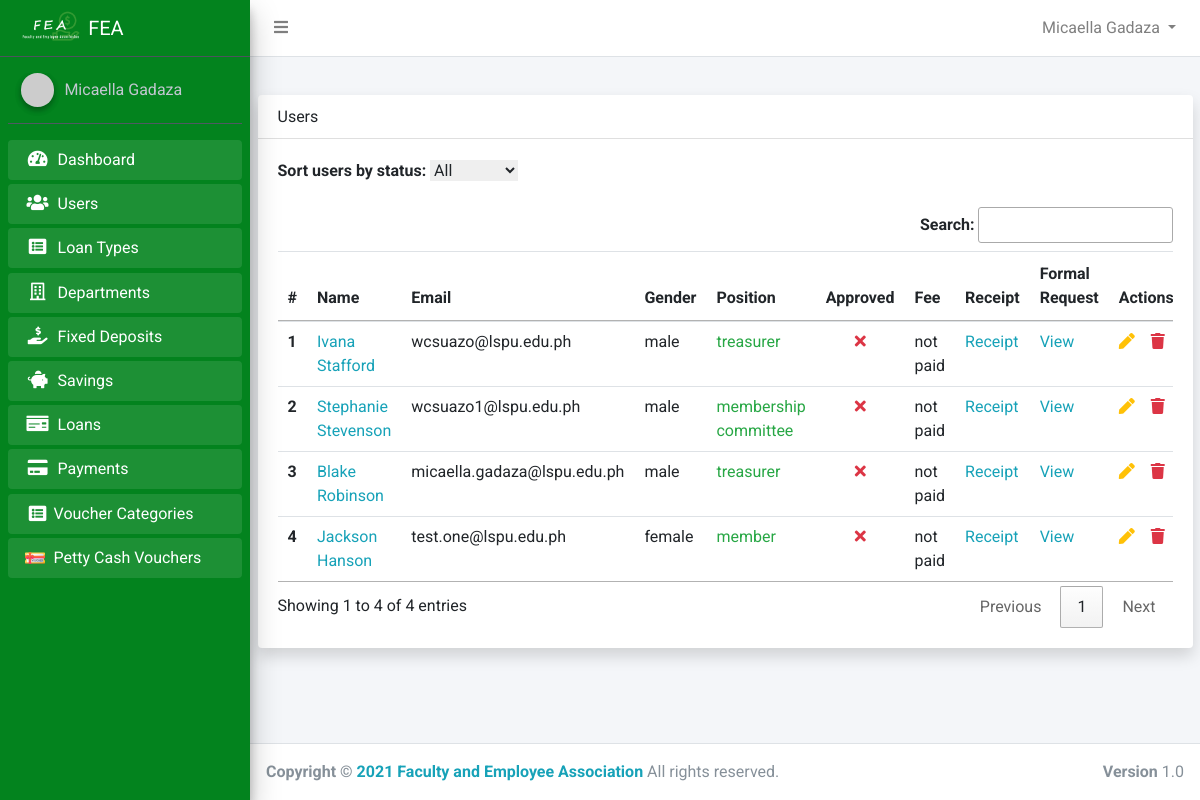
Screenshot of /admin/pending_memberships.php (signed in) with the database file from the repository.
### tables this page shows
CREATE TABLE `users` (
  `id` int(11) NOT NULL,
  `account_number` varchar(50) NOT NULL,
  `firstname` varchar(50) NOT NULL,
  `middlename` varchar(50) NOT NULL,
  `lastname` varchar(50) NOT NULL,
  `home_address` varchar(255) NOT NULL,
  `permanent_address` varchar(255) NOT NULL,
  `gender` varchar(50) NOT NULL,
  `birth_date` varchar(255) DEFAULT NULL,
  `contact_number` varchar(50) NOT NULL,
  `email` varchar(50) NOT NULL,
  `password` varchar(50) NOT NULL,
  `position_id` int(11) DEFAULT NULL,
  `sg` int(11) NOT NULL,
  `employment_status` varchar(50) NOT NULL,
  `department_id` int(11) NOT NULL,
  `name_of_spouse` varchar(100) NOT NULL,
  `fathers_name` varchar(100) NOT NULL,
  `mothers_maiden_name` varchar(50) NOT NULL,
  `beneficiary` varchar(255) NOT NULL,
  `paid_membership` tinyint(1) NOT NULL DEFAULT 0,
  `active` tinyint(1) NOT NULL DEFAULT 0,
  `reason1` text DEFAULT NULL,
  `reason2` text DEFAULT NULL,
  `reason3` text DEFAULT NULL,
  `approved_by_m1` int(11) DEFAULT NULL,
  `approved_by_m2` int(11) DEFAULT NULL,
  `approved_by_m3` int(11) DEFAULT NULL,
  `approved_by_president` tinyint(1) NOT NULL DEFAULT 0,
  `reason_for_decline` text DEFAULT NULL,
  `is_comaker` tinyint(1) NOT NULL DEFAULT 0,
  `created_at` timestamp NOT NULL DEFAULT current_timestamp()
);

CREATE TABLE `positions` (
  `id` int(11) NOT NULL,
  `name` varchar(50) NOT NULL
);

### app/config/config.php (called while the page is built, shortened)
<?php
class Connection
{
    public $conn;
    public function __construct()
    {
        try {
            $dsn = 'mysql:host=' . HOST . ';dbname=' . DB_NAME;
            $this->conn = new PDO($dsn, USERNAME, PASSWORD);
            $this->conn->setAttribute(PDO::ATTR_DEFAULT_FETCH_MODE, PDO::FETCH_OBJ);
            $this->conn->setAttribute(PDO::ATTR_EMULATE_PREPARES, false);
        } catch (PDOException $e) {
            echo "Error!: " . $e->getMessage() . "<br/>";
            die();
        }
        return $this->conn;
    }
}

### core.php (called while the page is built, shortened)
<?php
require_once 'app/config/config.php';
require_once 'app/models/User.php';
$user = new User();

### app/models/User.php (called while the page is built, shortened)
<?php
class User extends Connection
{
    public static function Auth()
    {
        if (isset($_SESSION['id'])) {
            return true;
        } else {
            return false;
        }
    }
    public function getFullName()
    {
        if (self::Auth()) {
            $user = $this->getUser();
            return ucwords($user->firstname) . ' ' . ucwords($user->lastname);
        } else {
            return 'Guess';
        }
    }
    public function getUser()
    {
        if (self::Auth()) {
            $sql = "SELECT * FROM users WHERE id=:id AND active=1 AND paid_membership=1";
            $stmt = $this->conn->prepare($sql);
            $stmt->execute(['id' => $_SESSION['id']]);
            $user = $stmt->fetch();
            return $user;
        }
    }
}

### app/controllers/admin/UserController.php (called while the page is built, shortened)
<?php
class AdminUser extends Connection
{
    public function getPendingMemberships()
    {
        $sql = "SELECT * FROM users WHERE approved_by_m1 IS NULL OR approved_by_m2 IS NULL OR approved_by_m3 IS NULL  AND approved_by_president=0 ";
        $stmt = $this->conn->query($sql);
        $users = $stmt->fetchAll();
        return $users;
    }
    public function checkIfActiveMembershipCommitteeHasApproved($id)
    {
        $user_id = $_SESSION['id'];
        $sql = "SELECT * FROM users WHERE (approved_by_m1=$user_id OR approved_by_m2=$user_id OR approved_by_m3=$user_id) AND id=$id";
        $stmt =  $this->conn->query($sql);
        return $stmt->rowCount();
    }
    public function getPosition($id)
    {
        $sql = "SELECT * FROM positions WHERE id=:id";
        $stmt = $this->conn->prepare($sql);
        $stmt->execute(['id' => $id]);
        $position = $stmt->fetch();
        if ($position->name) {
            return $position->name;
        }
    }
}

### admin/pending_memberships.php (the view, shortened to what this page needs)
<?php
require_once '../core.php';
require_once  '../app/includes/admin/header.php';
$adminUser = new AdminUser();
$users = $adminUser->getPendingMemberships();
?>
<div class="container">
    <div class="card shadow">
        <div class="card-header d-flex align-items-center">
            <h4>Users</h4>
        </div>
        <div class="card-body">
            <div class="table-responsive">
                <form action="<?php echo $_SERVER['PHP_SELF'] ?>" method="POST" class="ml-auto" id="sort-form">
                    <div class="form-group">
                        <label for="status">Sort users by status:</label>
                        <select name="active" id="active">
                            <option value="all">All</option>
                        </select>
                    </div>
                </form>
                <?php if ($users) : ?>
                    <table class="table" id="myTable">
                        <thead>
                            <tr>
                                <th scope="col">#</th>
                                <th scope="col">Name</th>
                                <th scope="col">Email</th>
                                <th scope="col">Gender</th>
                                <th scope="col">Position</th>
                                <th scope="col">Approved</th>
                                <th scope="col">Fee</th>
                                <th scope="col">Receipt</th>
                                <th scope="col">Formal Request</th>
                                <th scope="col">Actions</th>
                            </tr>
                        </thead>
                        <tbody>
                            <?php foreach ($users as $key => $singleUser) : ?>
                                <tr class="align-items-center">
                                    <th scope="row"><?php echo $key + 1 ?></th>
                                    <td><a class="text-info" href="admin_user_detail.php?id=<?php echo $singleUser->id ?>"><?php echo ucfirst($singleUser->firstname) . ' ' . ucfirst($singleUser->lastname) ?></a></td>
                                    <td><?php echo $singleUser->email ?></td>
                                    <td><?php echo $singleUser->gender ?></td>
                                    <td>
                                        <span class="<?php echo ($adminUser->getPosition($singleUser->position_id) != 'customer') ? 'text-success' : 'text-secondary' ?> ">
                                            <?php echo $adminUser->getPosition($singleUser->position_id) ?>
                                        </span>
                                    </td>
                                    <td class="text-center">
                                        <?php if ($adminUser->checkIfActiveMembershipCommitteeHasApproved($singleUser->id) != 0) : ?>
                                            <i class="fas fa-check text-success"></i>
                                        <?php else : ?>
                                            <i class="fas fa-times text-danger"></i>
                                        <?php endif ?>
                                    </td>
                                    <td><?php echo ($singleUser->paid_membership) ? 'paid' : 'not paid' ?></td>
                                    <td><a href="membership_receipt.php?id=<?php echo $singleUser->id ?>" class="text-info">Receipt</a></td>
                                    <td><a href="membership_request.php?id=<?php echo $singleUser->id ?>" class="text-info">View</a></td>
                                    <td class="d-flex">
                                        <form action="pending_membership_update.php" method="POST">
                                            <button type="submit" class="text-warning mr-3" style="border:none; background:none">
                                                <i class="fas fa-pen"></i>
                                            </button>
                                        </form>
                                        <form action="pending_membership_delete.php" method="POST">
                                            <button type="submit" style="border:none; background:none">
                                                <i class="fas fa-trash text-danger"></i>
                                            </button>
                                        </form>
                                    </td>
                                </tr>
                            <?php endforeach; ?>
                        </tbody>
                    </table>
                <?php else : ?>
                    <h2 class="text-secondary text-center">No User Yet</h2>
                <?php endif; ?>
            </div>
        </div>
    </div>
</div>
</div>
<?php require_once BASE . '/app/includes/admin/footer.php' ?>

### app/includes/admin/navbar.php (shortened to what this page needs)
<nav class="main-header navbar navbar-expand navbar-white navbar-light">
    <ul class="navbar-nav" style="width:100%;">
        <li class="nav-item">
            <a class="nav-link" data-widget="pushmenu" href="#" role="button"><i class="fas fa-bars"></i></a>
        </li>
        <li class="nav-item dropdown" style="margin-left:auto">
            <a id="navbarDropdown" class="nav-link dropdown-toggle" href="#" role="button" data-toggle="dropdown" aria-haspopup="true" aria-expanded="false" v-pre>
                <?php echo $user->getFullName() ?>
            </a>
        </li>
    </ul>
</nav>

### app/includes/admin/sidebar.php (shortened to what this page needs)
<div class="sidebar">
    <div class="user-panel mt-3 pb-3 mb-3 d-flex">
        <div class="image">
            <img src="https://ui-avatars.com/api/?name=<?php echo $user->getFullName() ?>" class="img-circle elevation-2" alt="User Image">
        </div>
        <div class="info">
            <a href="" class="d-block"><?php echo $user->getFullName() ?></a>
        </div>
    </div>
    <nav class="mt-2">
        <ul class="nav nav-pills nav-sidebar flex-column" data-widget="treeview" role="menu" data-accordion="false">
            <?php if ($_SESSION['position_id'] == 1) : ?>
                <li class="nav-item menu-open
                <?php echo (strpos(CURRENT_URL, 'dashboard') !== false) ? 'active' : '' ?>
                ">
                    <a href="<?php echo BASE_URL . '/admin/dashboard.php' ?>" class="nav-link">
                        <i class="nav-icon fas fa-tachometer-alt"></i>
                        <p>
                            Dashboard
                        </p>
                    </a>
                </li>
                <li class="nav-item menu-open
            <?php echo (strpos(CURRENT_URL, 'admin_user') !== false) ? 'active' : '' ?>
            ">
                    <a href="<?php echo BASE_URL . 'admin/admin_users.php' ?>" class="nav-link">
                        <i class="nav-icon fas fa-users"></i>
                        <p>
                            Users
                        </p>
                    </a>
                </li>
                <li class="nav-item menu-open
            <?php echo (strpos(CURRENT_URL, 'type') !== false) ? 'active' : '' ?>
            ">
                    <a href="<?php echo BASE_URL . 'admin/types.php' ?>" class="nav-link ">
                        <i class="nav-icon fa fa-list-alt"></i>
                        <p>
                            Loan Types
                        </p>
                    </a>
                </li>
                <li class="nav-item menu-open
            <?php echo (strpos(CURRENT_URL, 'department') !== false) ? 'active' : '' ?>
            ">
                    <a href="<?php echo BASE_URL . 'admin/departments.php' ?>" class="nav-link">
                        <i class="nav-icon far fa-building"></i>
                        <p>
                            Departments
                        </p>
                    </a>
                </li>
                <li class="nav-item menu-open
            <?php echo (strpos(CURRENT_URL, 'deposit') !== false) ? 'active' : '' ?>
            ">
                    <a href="<?php echo BASE_URL . 'admin/fixed_deposits.php' ?>" class="nav-link">
                        <i class="nav-icon fas fa-hand-holding-usd"></i>
                        <p>
                            Fixed Deposits
                        </p>
                    </a>
                </li>
                <li class="nav-item menu-open
            <?php echo (strpos(CURRENT_URL, 'saving') !== false) ? 'active' : '' ?>
            ">
                    <a href="<?php echo BASE_URL . 'admin/savings.php' ?>" class="nav-link">
                        <i class="nav-icon fas fa-piggy-bank"></i>
                        <p>
                            Savings
                        </p>
                    </a>
                </li>
                <li class="nav-item menu-open
            <?php echo (strpos(CURRENT_URL, 'admin/loan') !== false) ? 'active' : '' ?>
            ">
                    <a href="<?php echo BASE_URL . 'admin/loans.php' ?>" class=" nav-link ">
                        <i class="nav-icon fas fa-money-check"></i>
                        <p>
                            Loans
                        </p>
                    </a>
                </li>
                <li class="nav-item menu-open
            <?php echo (strpos(CURRENT_URL, 'payment') !== false) ? 'active' : '' ?>
            ">
                    <a href="<?php echo BASE_URL . 'admin/payments.php' ?>" class=" nav-link ">
                        <i class="nav-icon fas fa-credit-card"></i>
                        <p>
                            Payments
                        </p>
                    </a>
                </li>
                <li class="nav-item menu-open
            <?php echo (strpos(CURRENT_URL, 'admin/categor') !== false) ? 'active' : '' ?>
            ">
                    <a href="<?php echo BASE_URL . 'admin/categories_voucher.php' ?>" class=" nav-link d-flex align-items-center">
                        <i class="nav-icon fa fa-list-alt"></i>
                        <p>
                            Voucher Categories
                        </p>
                    </a>
                </li>
                <li class="nav-item menu-open
            <?php echo (strpos(CURRENT_URL, 'admin/voucher') !== false) ? 'active' : '' ?>
            ">
                    <a href="<?php echo BASE_URL . 'admin/vouchers.php' ?>" class=" nav-link d-flex align-items-center">
                        <i class="nav-icon">
                            <img src="../assets/img/voucher_icon.svg" alt="" width="20px" height="25px">
                        </i>
                        <p>
                            Petty Cash Vouchers
                        </p>
                    </a>
                </li>
            <?php endif ?>
        </ul>
    </nav>
</div>

### assets/admin/css/admin.css (style rules this page uses)
.sidebar { background: rgb(3, 131, 30); }
.menu-open { margin-bottom: 1px !important; }

### app/includes/admin/header.php (style rules this page uses)
body { font-family: 'Roboto', sans-serif; }

### rows the page displays
users: $user->getFullName() "Micaella Gadaza"
users: firstname "Ivana", lastname "Stafford", email "wcsuazo@lspu.edu.ph", gender "male", position.name "treasurer", paid_membership "not paid"
users: firstname "Stephanie", lastname "Stevenson", email "wcsuazo1@lspu.edu.ph", gender "male", position.name "membership committee", paid_membership "not paid"
users: firstname "Blake", lastname "Robinson", email "micaella.gadaza@lspu.edu.ph", gender "male", position.name "treasurer", paid_membership "not paid"
users: firstname "Jackson", lastname "Hanson", email "test.one@lspu.edu.ph", gender "female", position.name "member", paid_membership "not paid"
